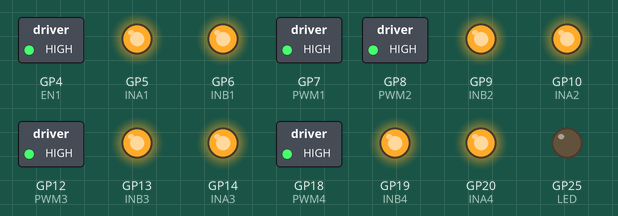
The sketch below on a simulated Raspberry Pi Pico. On the bench: switched loads named in the sketch (green lamp = pin HIGH), output pins drawn as LEDs (lit = HIGH). What the sketch prints to the serial monitor is not drawn.

Above: at 1.1 s.
At 2.1 s:
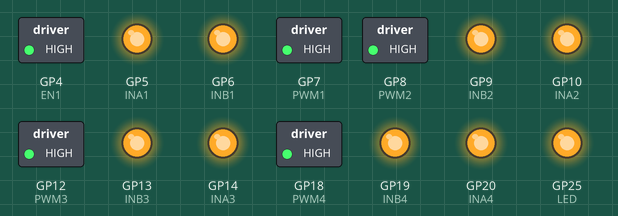
At 3.6 s:
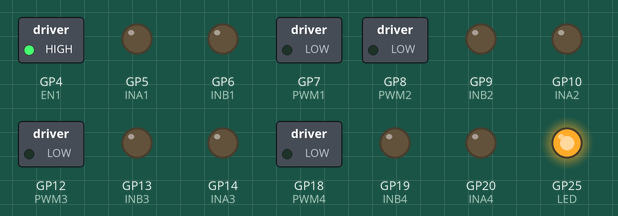
At 5.6 s:
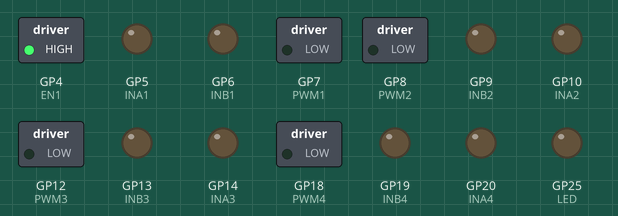
Timing chart, 0 to 7.1 s (numbered marks = the images above):
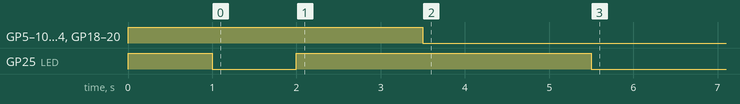

The sketch:

arm_slave_pranav.ino
```cpp
// NOTE all outputs are ACTIVE LOW

//HardwareTimer timer(3);

#include <stdlib.h>

#include <mcp_can.h>
#include <SPI.h>

#define SPI_CS_PIN 1

MCP_CAN CAN (SPI_CS_PIN);

long unsigned int rxID;

#define LED 25
#define PWM1 7
#define INB1 6
#define INA1 5
#define EN1  4

#define PWM2 8
#define INB2 9
#define INA2 10
#define EN2  11

#define PWM3 12
#define INB3 13
#define INA3 14
#define EN3  15

#define PWM4 18
#define INB4 19
#define INA4 20
#define EN4  21


#define PWMMAX 0xFFF

void initAndClearOutputs ();
void fixPWM ();
void initCAN ();
void updatePinBuff ();
void writeMotors ();

// for CAN
#define STD_FRAME 0
const unsigned long SELF_ID = 0xF1;

#define LOST_COMM_INTERVAL 2000
unsigned long last_comm_time = 0;
unsigned long curr_time = 0;

// PWM, EN, INA, INB (in that order)
uint8_t buff[16] = {0, 0, 0, 0, 0, 0, 0, 0,0,0,0,0,0,0,0,0};

void setup () {
  //fixPWM ();
  SPI.setRX(0);
   SPI.setTX(3);
   SPI.setSCK(2);
    SPI.setCS(1);
  writeMotors();
  initAndClearOutputs ();
  initCAN();

  curr_time = millis();
  last_comm_time = curr_time;
  CAN.setMode(MCP_NORMAL);
}

void loop () {
  curr_time = millis();


    unsigned char len;
    unsigned char tmp[8];
    CAN.readMsgBuf (&rxID,&len, tmp);
    Serial.println(rxID);
    Serial.println(SELF_ID);
    if (rxID == SELF_ID)
    {
      Serial.println("received");
      for (int i = 0; i < 4; i++)
        buff[4*i] = tmp[i];

       for (int i=4;i<8;i++)
       {
        buff[4*(i-4)+1] = tmp[i]&1;
        buff[4*(i-4)+2] = (tmp[i]>>1)&1;
        buff[4*(i-4)+3] = (tmp[i]>>2)&1;

       }
      digitalWrite (LED, HIGH);
      last_comm_time = curr_time;
    }


  if (curr_time - last_comm_time > LOST_COMM_INTERVAL)
  {
    for (int i = 0; i < 16; i++)
      buff[i] = 0;
    last_comm_time = curr_time;
    digitalWrite (LED, LOW);
  }

  writeMotors();
}


void writeMotors () {

  analogWriteResolution(12);


  // motor_buff in this order: pwm, en, ina, inb
  analogWrite (PWM1,    (buff[0]*0xFFF)/0xFF);
  digitalWrite (EN1,  HIGH);// buff[1]);
  digitalWrite (INA1, buff[2]);
  digitalWrite (INB1, buff[3]);
  analogWrite (PWM2,    (buff[4]*0xFFF)/0xFF);
  digitalWrite (EN2, HIGH);// buff[5]);
  digitalWrite (INA2, buff[6]);
  digitalWrite (INB2, buff[7]);
  analogWrite (PWM3,    (buff[8]*0xFFF)/0xFF);
  digitalWrite (EN3,  HIGH);//buff[9]);
  digitalWrite (INA3, buff[10]);
  digitalWrite (INB3, buff[11]);
  digitalWrite (EN4, HIGH);//buff[13]);
  analogWrite (PWM4,    (buff[12]*0xFFF)/0xFF);
  digitalWrite (INA4, buff[15]);
  digitalWrite (INB4, buff[14]);
}

/*void fixPWM() {
  //timer.setPrescaleFactor(4);
  //timer.setOverflow(1024);
  //timer.refresh();
}*/

void initCAN () {
  Serial.begin(500000);
  digitalWrite (LED, LOW);

  while (CAN_OK != CAN.begin(MCP_ANY, CAN_500KBPS, MCP_16MHZ))
  {
      digitalWrite (LED, HIGH);
      delay (500);
      digitalWrite (LED, LOW);
      delay (500);
  }

  digitalWrite (LED, HIGH);
  delay(1000);
  digitalWrite (LED, LOW);
  delay(1000);
  digitalWrite (LED, HIGH);
  delay(1000);
  Serial.println("CAN Working");
  delay(500);
}

void initAndClearOutputs () {
  pinMode (LED, OUTPUT);
  pinMode (PWM1, OUTPUT);
  pinMode (INB1, OUTPUT);
  pinMode (INA1, OUTPUT);
  pinMode (EN1, OUTPUT);
  pinMode (PWM2, OUTPUT);
  pinMode (INB2, OUTPUT);
  pinMode (INA2, OUTPUT);
  pinMode (EN2, OUTPUT);
  pinMode (PWM3, OUTPUT);
  pinMode (INB3, OUTPUT);
  pinMode (INA3, OUTPUT);
  pinMode (EN3, OUTPUT);
  pinMode (PWM4, OUTPUT);
  pinMode (INB4, OUTPUT);
  pinMode (INA4, OUTPUT);
  pinMode (EN4, OUTPUT);

  analogWriteResolution(12);


  digitalWrite (LED, HIGH);
  analogWrite (PWM1, PWMMAX);
  digitalWrite (INB1, HIGH);
  digitalWrite (INA1, HIGH);
  digitalWrite (EN1, HIGH);
  digitalWrite (PWM2, PWMMAX);
  digitalWrite (INB2, HIGH);
  digitalWrite (INA2, HIGH);
  digitalWrite (EN2, HIGH);
  analogWrite (PWM3, PWMMAX);
  digitalWrite (INB3, HIGH);
  digitalWrite (INA3, HIGH);
  digitalWrite (EN3, HIGH);
  digitalWrite (PWM4, HIGH);
  digitalWrite (INB4, HIGH);
  digitalWrite (INA4, HIGH);
  analogWrite (EN4, PWMMAX);
}
```

Measured:
- by itself, GP25 (LED): HIGH → LOW at 1.0 s, → HIGH 1.0 s later, → LOW 3.5 s later
- by itself, GP5 (INA1), GP6 (INB1), GP7 (PWM1), GP8 (PWM2), GP9 (INB2), GP10 (INA2), GP12 (PWM3), GP13 (INB3), GP14 (INA3), GP18 (PWM4), GP19 (INB4), GP20 (INA4): HIGH → LOW at 3.5 s
